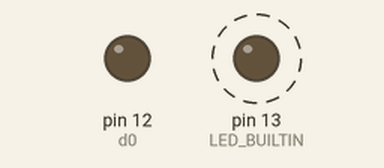
Simulated run of this sketch. Board: Arduino Uno, built with avr-gcc and run on an emulated ATmega328P. Parts: output pins drawn as LEDs (lit = HIGH). Dashed ring = blinking.

Above: at 0.05 s.
Timing chart, 0 to 3.0 s (numbered marks = the images above):
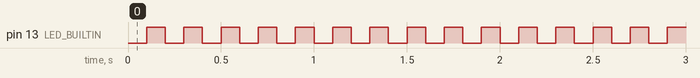

Measured:
- by itself, pin 13 (LED_BUILTIN): alternates HIGH for 0.10 s and LOW for 0.10 s

The sketch:

1-teste.ino
```cpp
# define cs 19
# define d0 12
# define clk 13

void setup() {

  pinMode(d0, OUTPUT);
  pinMode(LED_BUILTIN, OUTPUT);

}

void loop() {

  digitalWrite(LED_BUILTIN, LOW);
  delay(100);
  digitalWrite(LED_BUILTIN, HIGH);
  delay(100);

}
```
